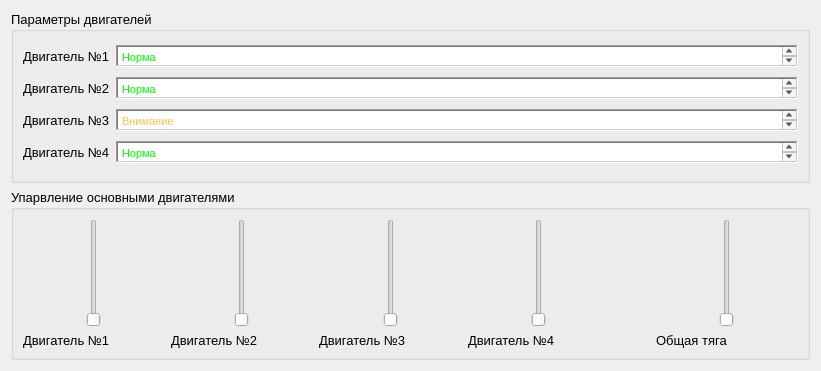
          <widget class="QWidget" name="">
           <property name="geometry">
            <rect>
             <x>0</x>
             <y>250</y>
             <width>821</width>
             <height>371</height>
            </rect>
           </property>
           <layout class="QVBoxLayout" name="verticalLayout_6">
            <item>
             <widget class="QGroupBox" name="groupBox_14">
              <property name="maximumSize">
               <size>
                <width>16777215</width>
                <height>185</height>
               </size>
              </property>
              <property name="font">
               <font>
                <pointsize>10</pointsize>
               </font>
              </property>
              <property name="title">
               <string>Параметры двигателей</string>
              </property>
              <layout class="QVBoxLayout" name="verticalLayout_4">
               <item>
                <layout class="QHBoxLayout" name="horizontalLayout_19">
                 <item>
                  <widget class="QLabel" name="label_19">
                   <property name="text">
                    <string>Двигатель №1</string>
                   </property>
                  </widget>
                 </item>
                 <item>
                  <widget class="QTextEdit" name="textEdit_2">
                   <property name="maximumSize">
                    <size>
                     <width>16777215</width>
                     <height>22</height>
                    </size>
                   </property>
                   <property name="frameShape">
                    <enum>QFrame::WinPanel</enum>
                   </property>
                   <property name="frameShadow">
                    <enum>QFrame::Sunken</enum>
                   </property>
                   <property name="html">
                    <string>&lt;!DOCTYPE HTML PUBLIC &quot;-//W3C//DTD HTML 4.0//EN&quot; &quot;http://www.w3.org/TR/REC-html40/strict.dtd&quot;&gt;
&lt;html&gt;&lt;head&gt;&lt;meta name=&quot;qrichtext&quot; content=&quot;1&quot; /&gt;&lt;meta charset=&quot;utf-8&quot; /&gt;&lt;style type=&quot;text/css&quot;&gt;
p, li { white-space: pre-wrap; }
hr { height: 1px; border-width: 0; }
li.unchecked::marker { content: &quot;\2610&quot;; }
li.checked::marker { content: &quot;\2612&quot;; }
&lt;/style&gt;&lt;/head&gt;&lt;body style=&quot; font-family:'Segoe UI'; font-size:10pt; font-weight:400; font-style:normal;&quot;&gt;
&lt;p style=&quot; margin-top:0px; margin-bottom:0px; margin-left:0px; margin-right:0px; -qt-block-indent:0; text-indent:0px;&quot;&gt;&lt;span style=&quot; font-family:'MS Shell Dlg 2'; font-size:8.25pt; color:#00ff00;&quot;&gt;Норма&lt;/span&gt;&lt;/p&gt;&lt;/body&gt;&lt;/html&gt;</string>
                   </property>
                  </widget>
                 </item>
                </layout>
               </item>
               <item>
                <layout class="QHBoxLayout" name="horizontalLayout_20">
                 <item>
                  <widget class="QLabel" name="label_26">
                   <property name="text">
                    <string>Двигатель №2</string>
                   </property>
                  </widget>
                 </item>
                 <item>
                  <widget class="QTextEdit" name="textEdit_3">
                   <property name="maximumSize">
                    <size>
                     <width>16777215</width>
                     <height>22</height>
                    </size>
                   </property>
                   <property name="frameShape">
                    <enum>QFrame::WinPanel</enum>
                   </property>
                   <property name="frameShadow">
                    <enum>QFrame::Sunken</enum>
                   </property>
                   <property name="html">
                    <string>&lt;!DOCTYPE HTML PUBLIC &quot;-//W3C//DTD HTML 4.0//EN&quot; &quot;http://www.w3.org/TR/REC-html40/strict.dtd&quot;&gt;
&lt;html&gt;&lt;head&gt;&lt;meta name=&quot;qrichtext&quot; content=&quot;1&quot; /&gt;&lt;meta charset=&quot;utf-8&quot; /&gt;&lt;style type=&quot;text/css&quot;&gt;
p, li { white-space: pre-wrap; }
hr { height: 1px; border-width: 0; }
li.unchecked::marker { content: &quot;\2610&quot;; }
li.checked::marker { content: &quot;\2612&quot;; }
&lt;/style&gt;&lt;/head&gt;&lt;body style=&quot; font-family:'Segoe UI'; font-size:10pt; font-weight:400; font-style:normal;&quot;&gt;
&lt;p style=&quot; margin-top:0px; margin-bottom:0px; margin-left:0px; margin-right:0px; -qt-block-indent:0; text-indent:0px;&quot;&gt;&lt;span style=&quot; font-family:'MS Shell Dlg 2'; font-size:8.25pt; color:#00ff00;&quot;&gt;Норма&lt;/span&gt;&lt;/p&gt;&lt;/body&gt;&lt;/html&gt;</string>
                   </property>
                  </widget>
                 </item>
                </layout>
               </item>
               <item>
                <layout class="QHBoxLayout" name="horizontalLayout_29">
                 <item>
                  <widget class="QLabel" name="label_27">
                   <property name="text">
                    <string>Двигатель №3</string>
                   </property>
                  </widget>
                 </item>
                 <item>
                  <widget class="QTextEdit" name="textEdit_4">
                   <property name="maximumSize">
                    <size>
                     <width>16777215</width>
                     <height>22</height>
                    </size>
                   </property>
                   <property name="frameShape">
                    <enum>QFrame::WinPanel</enum>
                   </property>
                   <property name="frameShadow">
                    <enum>QFrame::Sunken</enum>
                   </property>
                   <property name="html">
                    <string>&lt;!DOCTYPE HTML PUBLIC &quot;-//W3C//DTD HTML 4.0//EN&quot; &quot;http://www.w3.org/TR/REC-html40/strict.dtd&quot;&gt;
&lt;html&gt;&lt;head&gt;&lt;meta name=&quot;qrichtext&quot; content=&quot;1&quot; /&gt;&lt;meta charset=&quot;utf-8&quot; /&gt;&lt;style type=&quot;text/css&quot;&gt;
p, li { white-space: pre-wrap; }
hr { height: 1px; border-width: 0; }
li.unchecked::marker { content: &quot;\2610&quot;; }
li.checked::marker { content: &quot;\2612&quot;; }
&lt;/style&gt;&lt;/head&gt;&lt;body style=&quot; font-family:'Segoe UI'; font-size:10pt; font-weight:400; font-style:normal;&quot;&gt;
&lt;p style=&quot; margin-top:0px; margin-bottom:0px; margin-left:0px; margin-right:0px; -qt-block-indent:0; text-indent:0px;&quot;&gt;&lt;span style=&quot; font-family:'MS Shell Dlg 2'; font-size:8.25pt; color:#fdc149;&quot;&gt;Внимание&lt;/span&gt;&lt;/p&gt;&lt;/body&gt;&lt;/html&gt;</string>
                   </property>
                  </widget>
                 </item>
                </layout>
               </item>
               <item>
                <layout class="QHBoxLayout" name="horizontalLayout_30">
                 <item>
                  <widget class="QLabel" name="label_28">
                   <property name="text">
                    <string>Двигатель №4</string>
                   </property>
                  </widget>
                 </item>
                 <item>
                  <widget class="QTextEdit" name="textEdit_5">
                   <property name="maximumSize">
                    <size>
                     <width>16777215</width>
                     <height>22</height>
                    </size>
                   </property>
                   <property name="frameShape">
                    <enum>QFrame::WinPanel</enum>
                   </property>
                   <property name="frameShadow">
                    <enum>QFrame::Sunken</enum>
                   </property>
                   <property name="html">
                    <string>&lt;!DOCTYPE HTML PUBLIC &quot;-//W3C//DTD HTML 4.0//EN&quot; &quot;http://www.w3.org/TR/REC-html40/strict.dtd&quot;&gt;
&lt;html&gt;&lt;head&gt;&lt;meta name=&quot;qrichtext&quot; content=&quot;1&quot; /&gt;&lt;meta charset=&quot;utf-8&quot; /&gt;&lt;style type=&quot;text/css&quot;&gt;
p, li { white-space: pre-wrap; }
hr { height: 1px; border-width: 0; }
li.unchecked::marker { content: &quot;\2610&quot;; }
li.checked::marker { content: &quot;\2612&quot;; }
&lt;/style&gt;&lt;/head&gt;&lt;body style=&quot; font-family:'Segoe UI'; font-size:10pt; font-weight:400; font-style:normal;&quot;&gt;
&lt;p style=&quot; margin-top:0px; margin-bottom:0px; margin-left:0px; margin-right:0px; -qt-block-indent:0; text-indent:0px;&quot;&gt;&lt;span style=&quot; font-family:'MS Shell Dlg 2'; font-size:8.25pt; color:#00ff00;&quot;&gt;Норма&lt;/span&gt;&lt;/p&gt;&lt;/body&gt;&lt;/html&gt;</string>
                   </property>
                  </widget>
                 </item>
                </layout>
               </item>
              </layout>
             </widget>
            </item>
            <item>
             <widget class="QGroupBox" name="groupBox_7">
              <property name="font">
               <font>
                <pointsize>10</pointsize>
               </font>
              </property>
              <property name="title">
               <string>Упарвление основными двигателями</string>
              </property>
              <layout class="QHBoxLayout" name="horizontalLayout_21">
               <item>
                <layout class="QHBoxLayout" name="horizontalLayout_22">
                 <item>
                  <layout class="QVBoxLayout" name="verticalLayout_5">
                   <item>
                    <widget class="QSlider" name="verticalSlider">
                     <property name="sizePolicy">
                      <sizepolicy hsizetype="Minimum" vsizetype="Expanding">
                       <horstretch>0</horstretch>
                       <verstretch>0</verstretch>
                      </sizepolicy>
                     </property>
                     <property name="orientation">
                      <enum>Qt::Vertical</enum>
                     </property>
                    </widget>
                   </item>
                   <item>
                    <widget class="QLabel" name="label_8">
                     <property name="text">
                      <string>Двигатель №1</string>
                     </property>
                    </widget>
                   </item>
                  </layout>
                 </item>
                 <item>
                  <layout class="QVBoxLayout" name="verticalLayout_12">
                   <item>
                    <widget class="QSlider" name="verticalSlider_2">
                     <property name="sizePolicy">
                      <sizepolicy hsizetype="Minimum" vsizetype="Expanding">
                       <horstretch>0</horstretch>
                       <verstretch>0</verstretch>
                      </sizepolicy>
                     </property>
                     <property name="orientation">
                      <enum>Qt::Vertical</enum>
                     </property>
                    </widget>
                   </item>
                   <item>
                    <widget class="QLabel" name="label_9">
                     <property name="text">
                      <string>Двигатель №2</string>
                     </property>
                    </widget>
                   </item>
                  </layout>
                 </item>
                 <item>
                  <layout class="QVBoxLayout" name="verticalLayout_13">
                   <item>
                    <widget class="QSlider" name="verticalSlider_3">
                     <property name="sizePolicy">
                      <sizepolicy hsizetype="Minimum" vsizetype="Expanding">
                       <horstretch>0</horstretch>
                       <verstretch>0</verstretch>
                      </sizepolicy>
                     </property>
                     <property name="orientation">
                      <enum>Qt::Vertical</enum>
                     </property>
                    </widget>
                   </item>
                   <item>
                    <widget class="QLabel" name="label_18">
                     <property name="minimumSize">
                      <size>
                       <width>77</width>
                       <height>13</height>
                      </size>
                     </property>
                     <property name="text">
                      <string>Двигатель №3</string>
                     </property>
                    </widget>
                   </item>
                  </layout>
                 </item>
                 <item>
                  <layout class="QVBoxLayout" name="verticalLayout_14">
                   <item>
                    <widget class="QSlider" name="verticalSlider_4">
                     <property name="sizePolicy">
                      <sizepolicy hsizetype="Minimum" vsizetype="Expanding">
                       <horstretch>0</horstretch>
                       <verstretch>0</verstretch>
                      </sizepolicy>
                     </property>
                     <property name="orientation">
                      <enum>Qt::Vertical</enum>
                     </property>
                    </widget>
                   </item>
                   <item>
                    <widget class="QLabel" name="label_37">
                     <property name="text">
                      <string>Двигатель №4</string>
                     </property>
                    </widget>
                   </item>
                  </layout>
                 </item>
                 <item>
                  <spacer name="horizontalSpacer_5">
                   <property name="orientation">
                    <enum>Qt::Horizontal</enum>
                   </property>
                   <property name="sizeType">
                    <enum>QSizePolicy::Ignored</enum>
                   </property>
                   <property name="sizeHint" stdset="0">
                    <size>
                     <width>40</width>
                     <height>20</height>
                    </size>
                   </property>
                  </spacer>
                 </item>
                 <item>
                  <layout class="QVBoxLayout" name="verticalLayout_15">
                   <item>
                    <widget class="QSlider" name="verticalSlider_5">
                     <property name="sizePolicy">
                      <sizepolicy hsizetype="Minimum" vsizetype="Expanding">
                       <horstretch>0</horstretch>
                       <verstretch>0</verstretch>
                      </sizepolicy>
                     </property>
                     <property name="orientation">
                      <enum>Qt::Vertical</enum>
                     </property>
                    </widget>
                   </item>
                   <item>
                    <widget class="QLabel" name="label_38">
                     <property name="text">
                      <string>Общая тяга</string>
                     </property>
                    </widget>
                   </item>
                  </layout>
                 </item>
                </layout>
               </item>
              </layout>
             </widget>
            </item>
           </layout>
          </widget>
